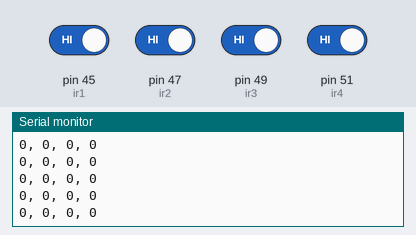
Bench run of a sketch on a simulated Arduino Mega 2560, built with avr-gcc and run on an emulated ATmega2560. Parts: the last lines printed to the serial monitor. Inputs (shaded band) come from the test bench; at power-on: pin 45 (ir1), pin 47 (ir2), pin 49 (ir3), pin 51 (ir4) HIGH.

Above: at 1.2 s.
1.3 s: pin 45 (ir1) driven LOW
At 1.8 s:
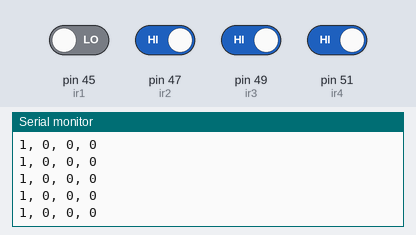
4.3 s: pin 47 (ir2) driven LOW
At 5.0 s:
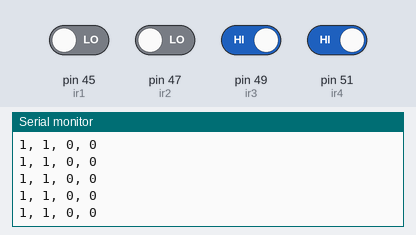
5.8 s: pin 49 (ir3) driven LOW
At 6.6 s:
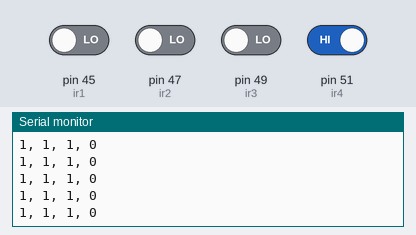
7.3 s: pin 51 (ir4) driven LOW
At 8.1 s:
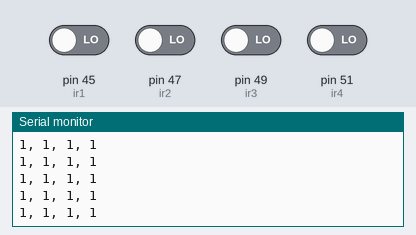
8.8 s: pin 45 (ir1) driven HIGH
At 9.4 s:
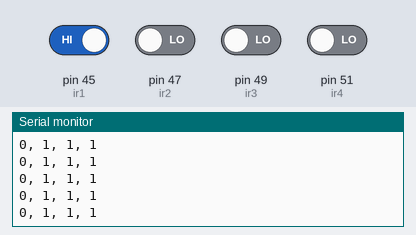
11.8 s: pin 47 (ir2) driven HIGH
At 12.4 s:
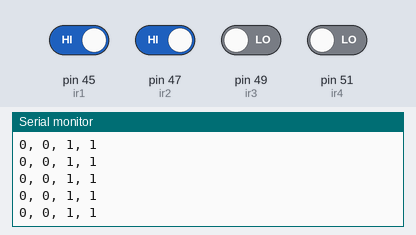

Measured:
- after the input at 1.3 s, the serial monitor: prints a new line after 0.08 s (image 1)
- after the input at 4.3 s, the serial monitor: prints a new line after 0.08 s (image 2)
- after the input at 5.8 s, the serial monitor: prints a new line after 0.07 s (image 3)
- after the input at 7.3 s, the serial monitor: prints a new line after 0.07 s (image 4)
- after the input at 8.8 s, the serial monitor: prints a new line after 0.07 s (image 5)
- after the input at 11.8 s, the serial monitor: prints a new line after 0.07 s (image 6)

The sketch:

ir.ino
```cpp
#define ir1 45
#define ir2 47
#define ir3 49
#define ir4 51

void setup() {
  // put your setup code here, to run once:
  pinMode(ir1, INPUT);
  pinMode(ir2, INPUT);
  pinMode(ir3, INPUT);
  pinMode(ir4, INPUT);

  Serial.begin(9600);
}

void loop() {
  // put your main code here, to run repeatedly:
  int state1 = !digitalRead(ir1);
  int state2 = !digitalRead(ir2);
  int state3 = !digitalRead(ir3);
  int state4 = !digitalRead(ir4);

  Serial.print(state1);
  Serial.print(", ");
  Serial.print(state2);
  Serial.print(", ");
  Serial.print(state3);
  Serial.print(", ");
  Serial.print(state4);
  Serial.println(" ");
}
```
